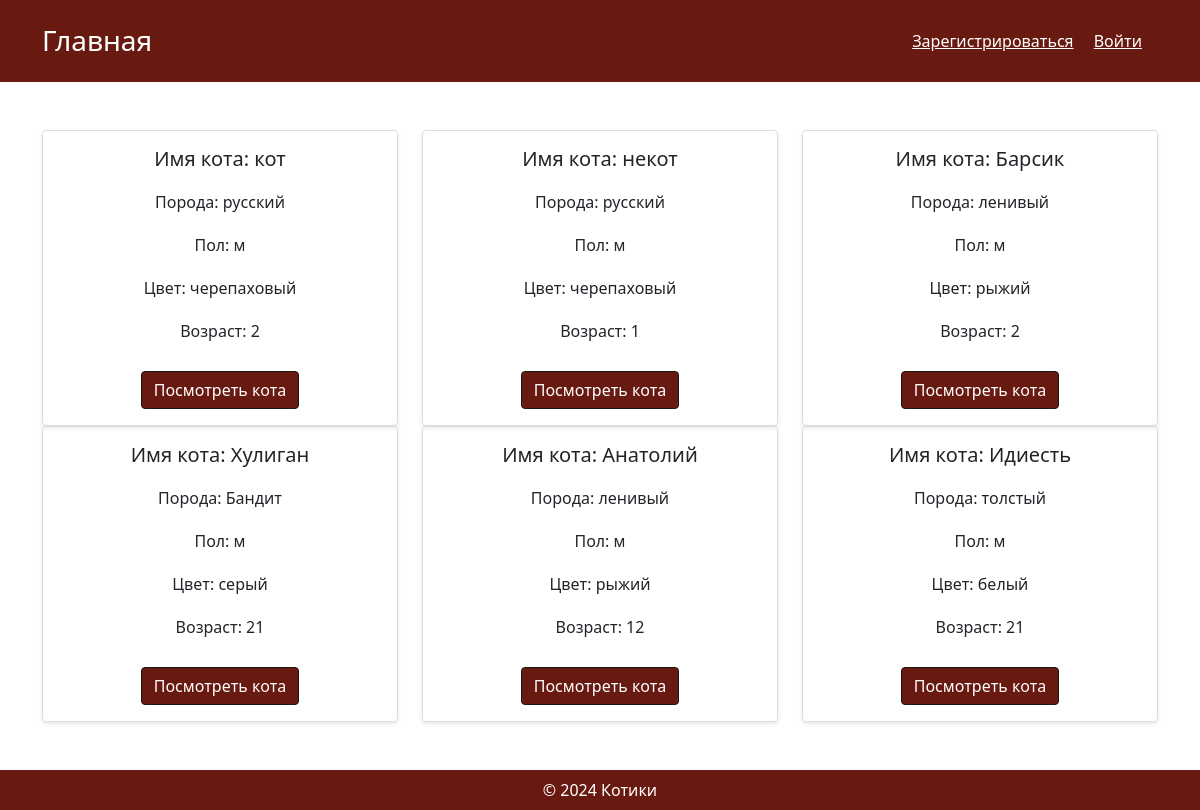
Before: / with the older database file.
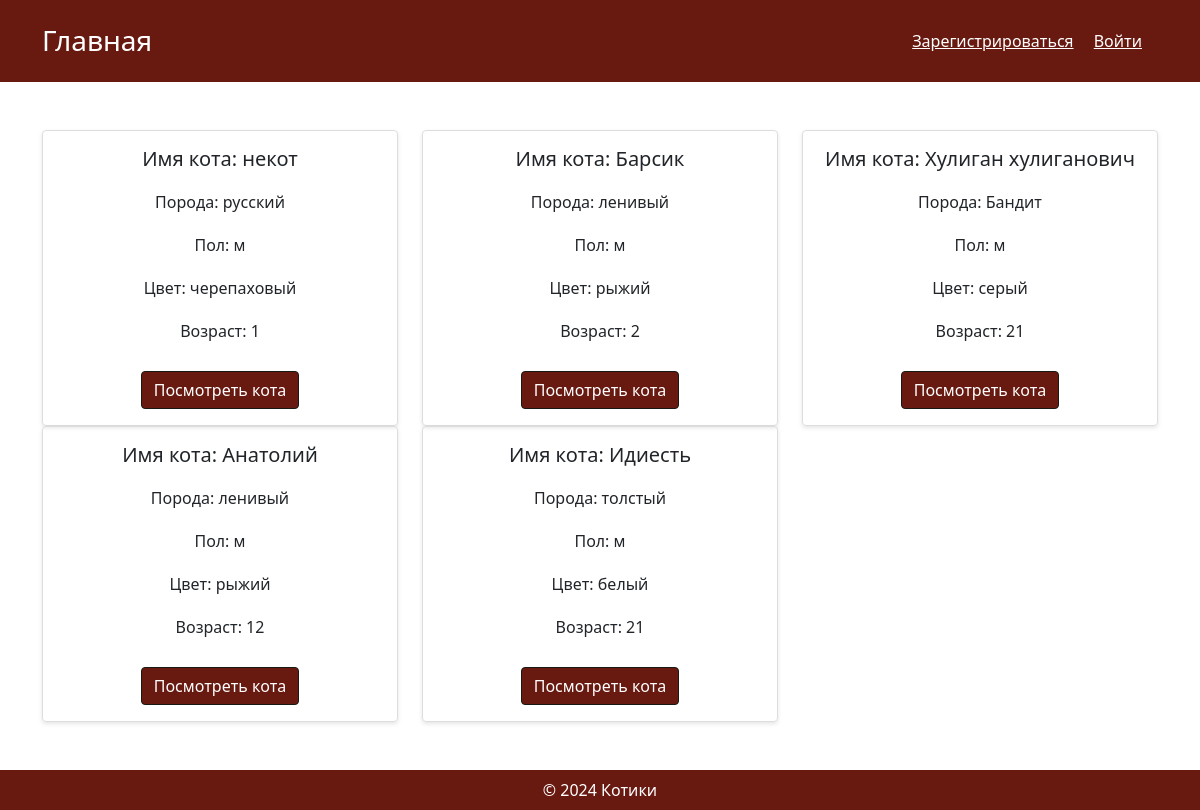
After: the same page with the newer database file.
### CatModels.py (models this page shows)
class Cats(db.Model):
    __tablename__ = 'cats'
    id = db.Column(db.Integer, primary_key=True, autoincrement=True)
    name = db.Column(db.String(80), nullable=False)
    breed = db.Column(db.String(80), nullable=False)
    gender = db.Column(db.String(80), nullable=False)
    color = db.Column(db.String(80), nullable=False)
    age = db.Column(db.Integer, nullable=False)
    cats_position = db.relationship('CatsPosition', backref='cats', cascade='all, delete-orphan', lazy='dynamic')

### main.py (the view)
@app.route('/', methods=["GET"])
def main_page():
    cats = get_all_cats()
    try:
        if get_user_role() == 'user':
            return render_template('main.html', cats=cats, auth=True)
        elif get_user_role() == 'admin':
            return render_template('main.html', u=True, cats=cats, auth=True)
    except AttributeError:
        return render_template('main.html', u=False, cats=cats)

### CatModels.py (called while the page is built)
def get_all_cats():
    return Cats.query.all()

### main.py (called while the page is built)
def get_user_role():
    return current_user._get_current_object().role

### templates/main.html (shortened to what this page needs)
<!DOCTYPE html>
<html lang="ru">
<head>
    <link rel="stylesheet" href="/static/css/style.css">
    <link href="https://cdn.jsdelivr.net/npm/bootstrap@5.1.3/dist/css/bootstrap.min.css" rel="stylesheet">
    <link href="https://cdnjs.cloudflare.com/ajax/libs/font-awesome/6.0.0-beta3/css/all.min.css" rel="stylesheet">
</head>
<body>
        <header class="text-white p-4">
             <div class="container">
                 <div class="d-flex justify-content-between align-items-center flex-column flex-lg-row">
                     <h1 class="h3 mb-3 mb-lg-0">Главная</h1>
                     <nav>
                         <a href="/register" class="text-white mb-2 mb-lg-0 me-0 me-lg-3">Зарегистрироваться</a>
                         <a href="/login" class="text-white mb-2 mb-lg-0 me-0 me-lg-3">Войти</a>
                    </nav>
                 </div>
             </div>
        </header>
<main class="py-5">
    <div class="container">
        <div class="row">
            {% for cat in cats %}
                <div class="col-md-4 d-flex">
                    <div class="product-card w-100">
                        <h3>Имя кота: {{ cat.name }}</h3>
                        <p>Порода: {{ cat.breed }}</p>
                        <p>Пол: {{ cat.gender }}</p>
                        <p>Цвет: {{ cat.color }}</p>
                        <p>Возраст: {{ cat.age }}</p>
                        <a href="{{ cat.id }} ">
                        <button class="btn btn-primary add-to-cart-top">Посмотреть кота</button>
                        </a>
                    </div>
                </div>
            {% endfor %}
        </div>
    </div>
</main>
<footer class="text-white p-2 text-center">
    &copy; 2024 Котики
</footer>
</body>
</html>

Changed rows visible on the page:
removed Cats: name "кот", breed "русский", gender "м", color "черепаховый", age "2"
changed Cats "Бандит": name "Хулиган" → "Хулиган хулиганович"
